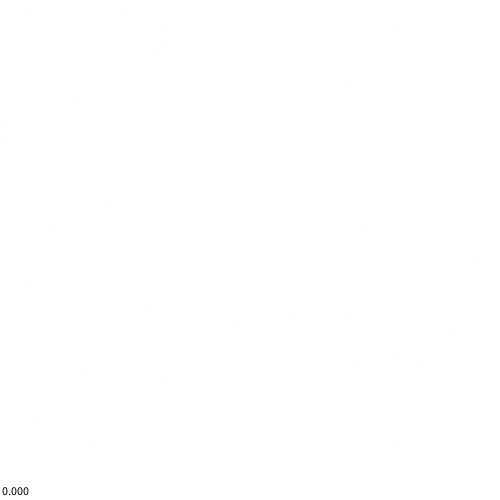
Frame 1 (no input)
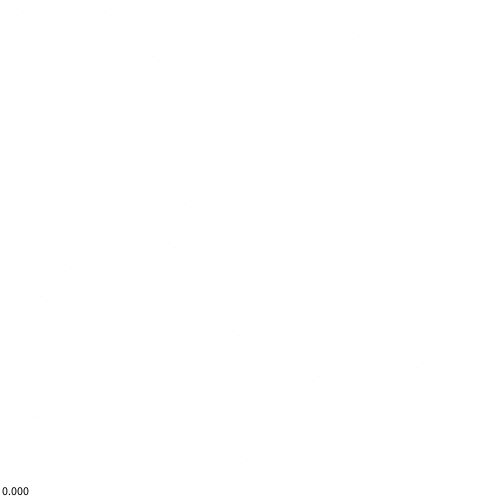
Frame 60 (the mouse pressed at the canvas centre just before this capture)
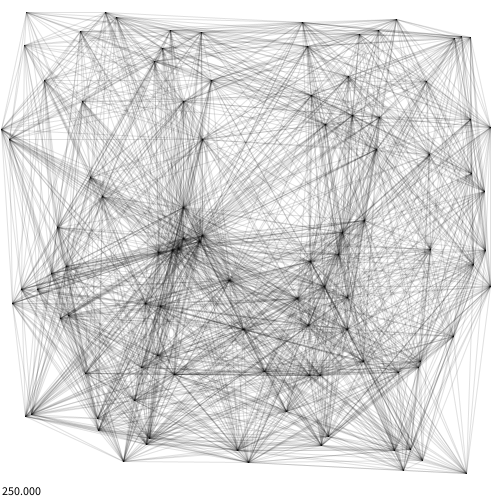
Frame 120 (the mouse held since frame 60 and released just before this capture)

The Processing sketch that drew these frames (run headless with seeded random() and noise(); from frame 60 on, the mouse is pressed at the canvas centre):

// Processing sketch: pvector
// ── pvector.pde
/* Spencer Mathews
 * 
 * Networks and Webs
 *
 * started: 5/2016 
 */


float threshold;
float speed = 1;
int num_points = 100;
PVector[] points;

void setup() {
  size(500, 500);
  stroke(0, 16);
  //strokeWeight(1);
  points = new PVector[num_points];
  for (int i = 0; i<points.length; i++) {
    points[i] = new PVector(random(0, width), random(0, height));
  }
}

void draw() {
  background(255);

  threshold = mouseX;
  fill(0);

  // loop through all points
  for (int i = 0; i<points.length; i++) {
    // draw point
    point(points[i].x, points[i].y);

    // connect to nearby points
    // could be interesting to connect to n-nearest
    // think of how to use clever algorithms to speed up
    for (int j = 0; j<points.length; j++) {
      if (PVector.dist(points[i], points[j]) < threshold) {
        line(points[i].x, points[i].y, points[j].x, points[j].y);
      }
    }
  }


  for (int i = 0; i<points.length; i++) {
    points[i].set(points[i].x+random(-speed, speed), points[i].y+random(-speed, speed));
    points[i].x = constrain(points[i].x, 0, width-1);
    points[i].y = constrain(points[i].y, 0, height-1);
  }

  // frame.setTitle() changed to surface.SetTitle() in Processing 3
  //frame.setTitle(int(frameRate) + " fps");
  surface.setTitle(int(frameRate) + " fps");

  text(threshold, 0, height-5);
}
